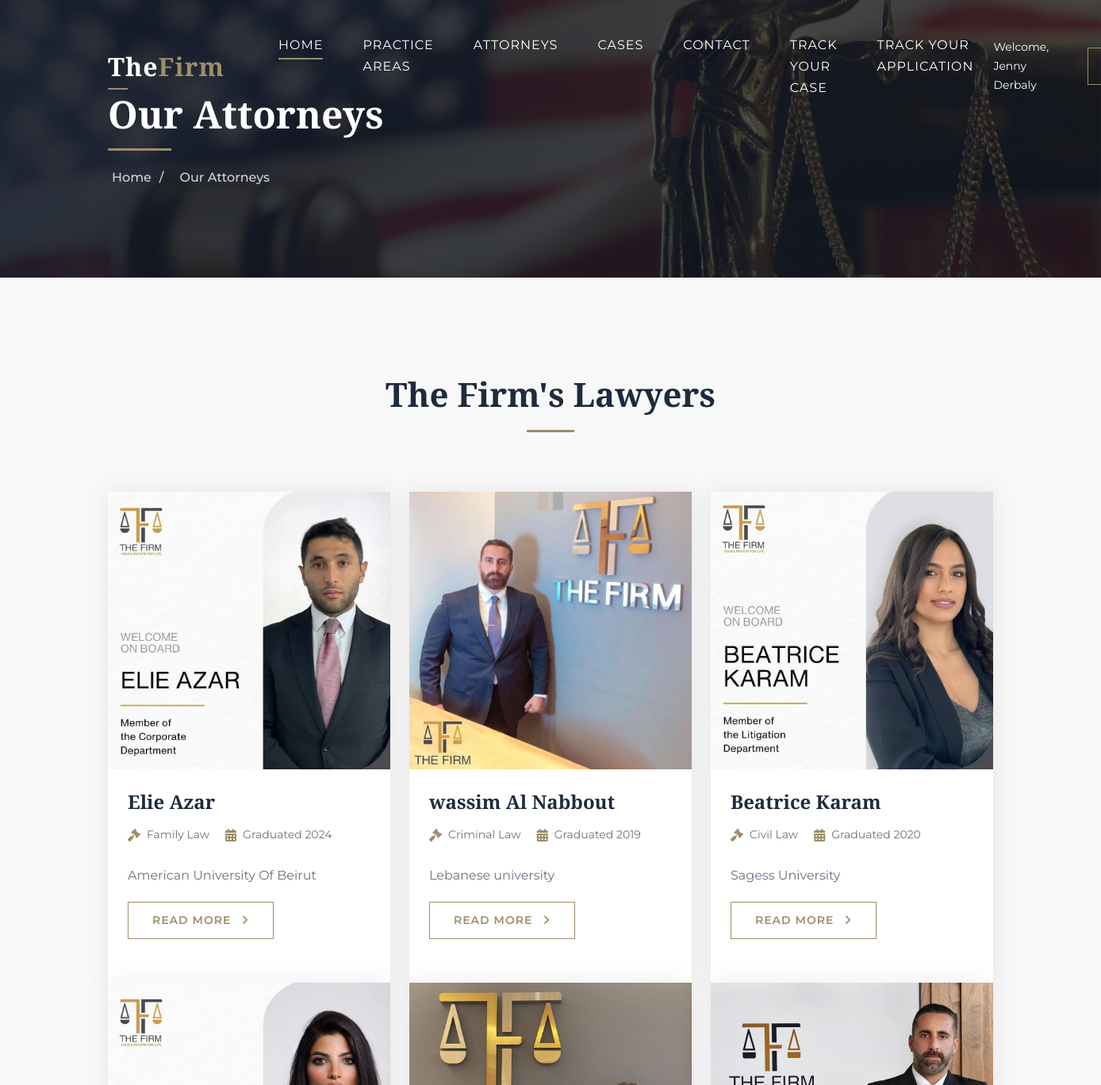
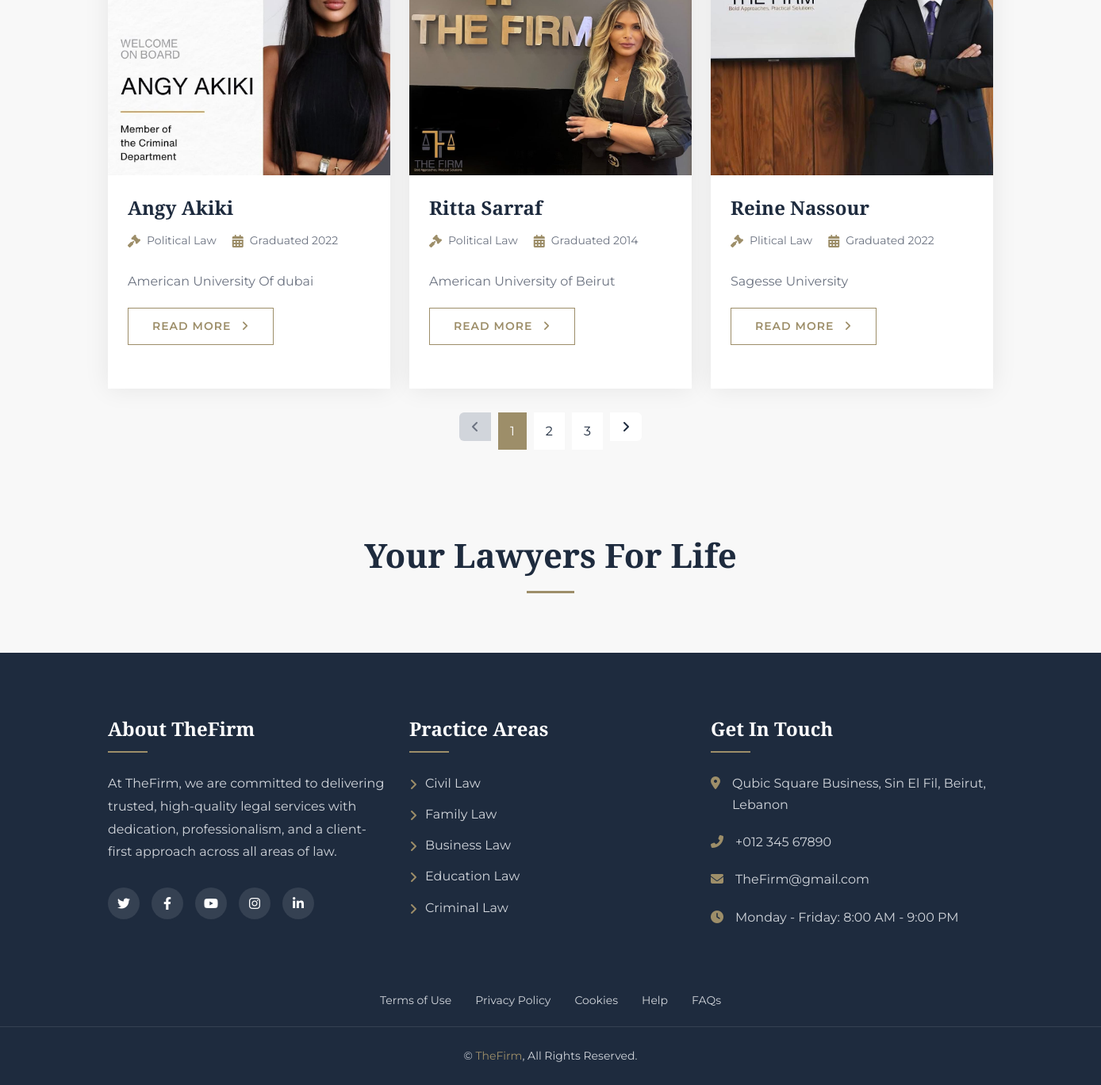
/att1.php (signed in), run on the app's committed database (2 pictures, top to bottom).
### tables this page shows
CREATE TABLE `user` (
  `id` int(50) NOT NULL,
  `fname` varchar(255) NOT NULL,
  `lname` varchar(255) NOT NULL,
  `email` varchar(255) NOT NULL,
  `password` varchar(255) NOT NULL,
  `address` varchar(255) NOT NULL,
  `phonenum` int(9) NOT NULL,
  `image` varchar(255) NOT NULL,
  `role` int(1) NOT NULL,
  `status` enum('Unverified','Unrestricted','Restricted','') NOT NULL DEFAULT 'Unverified'
);

CREATE TABLE `attorneys` (
  `userid` int(50) NOT NULL,
  `description` varchar(255) NOT NULL,
  `specialized` varchar(255) NOT NULL
);

CREATE TABLE `cv` (
  `id` int(50) NOT NULL,
  `university` varchar(255) NOT NULL,
  `year` int(50) NOT NULL,
  `level` varchar(255) NOT NULL,
  `description` varchar(255) NOT NULL,
  `specialized` varchar(255) NOT NULL,
  `status` enum('Pending','Accepted','Rejected') NOT NULL DEFAULT 'Pending',
  `userid` int(50) NOT NULL
);

### att1.php (the view, shortened to what this page needs)
<?php
include 'header.php';
?>
<!DOCTYPE html>
<html lang="en">
<head>
    <link href="https://cdnjs.cloudflare.com/ajax/libs/font-awesome/6.4.0/css/all.min.css" rel="stylesheet">
    <link href="https://cdn.jsdelivr.net/npm/bootstrap@5.3.0-alpha3/dist/css/bootstrap.min.css" rel="stylesheet">
    <link href="lib/animate/animate.min.css" rel="stylesheet">
    <link href="lib/owlcarousel/assets/owl.carousel.min.css" rel="stylesheet">
    <link href="css/attorneystyle.css" rel="stylesheet">
    <link href="https://cdnjs.cloudflare.com/ajax/libs/font-awesome/6.4.0/css/all.min.css" rel="stylesheet">
</head>
<body>
    <div class="page-header">
        <div class="container">
            <div class="row">
                <div class="col-12">
                    <h2>Our Attorneys</h2>
                </div>
                <div class="col-12">
                    <div class="breadcrumb">
                        <a href="index.php">Home</a>
                        <a href="attorneys.php">Our Attorneys</a>
                    </div>
                </div>
            </div>
        </div>
    </div>
    <section class="attorneys-section">
        <div class="container">
            <div class="section-header">
                <h2>The Firm's Lawyers</h2>
            </div>
            <div class="row">
                <?php
                $sql = "SELECT * FROM user WHERE role=2";
                $res = $conn->query($sql);
                if ($res && $res->num_rows > 0) {
                    while ($row = $res->fetch_assoc()) {
                        $id = $row['id'];
                        $sql1 = "SELECT * FROM attorneys WHERE userid='$id'";
                        $res1 = $conn->query($sql1);
                        $specializationText = "";
                        if ($res1 && $res1->num_rows > 0) {
                            $row1 = $res1->fetch_assoc();
                            $specializationText = $row1['specialized'];
                        }
                        $sql2 = "SELECT * FROM cv WHERE userid='$id'";
                        $res2 = $conn->query($sql2);
                        $graduationYear = "";
                        $university = "";
                        if ($res2 && $res2->num_rows > 0) {
                            $row2 = $res2->fetch_assoc();
                            $graduationYear = $row2['year'];
                            $university = $row2['university'];
                        }
                      ?>
                        <div class="col-lg-4 col-md-6">
                            <div class="attorney-card">
                                <div class="attorney-image">
                                    <img src="<?= htmlspecialchars($row['image']); ?>" alt="<?= htmlspecialchars($row['fname'] . ' ' . $row['lname']); ?>">
                                </div>
                                <div class="attorney-info" >
                                    <h3><?= htmlspecialchars($row['fname'] . ' ' . $row['lname']); ?></h3>
                                    <div class="attorney-meta">
                                        <?php if (!empty($specializationText)) { ?>
                                            <div class="attorney-meta-item">
                                                <i class="fas fa-gavel"></i>
                                                <p><?= htmlspecialchars($specializationText); ?> Law</p>
                                            </div>
                                        <?php } ?>
                                        <?php if (!empty($graduationYear)) { ?>
                                            <div class="attorney-meta-item">
                                                <i class="fas fa-calendar-alt"></i>
                                                <p>Graduated <?= htmlspecialchars($graduationYear); ?></p>
                                            </div>
                                        <?php } ?>
                                    </div>
                                    <?php if (!empty($university)) { ?>
                                        <p class="attorney-text"><?= htmlspecialchars($university); ?></p>
                                    <?php } ?>
                                    <a class="btn btn-outline" href="#" data-bs-toggle="modal" data-bs-target="#attorneyModal<?= $id; ?>">
                                        Read More <i class="fas fa-angle-right ms-2"></i>
                                    </a>
                                </div>
                            </div>
                        </div>
                <?php
                    }
                } else {
                    echo '<div class="col-12"><p class="text-center">No attorneys found.</p></div>';
                }
                ?>
            </div>
            <?php if ($res && $res->num_rows > 3) { ?>
                <div class="row">
                    <div class="col-12">
                        <ul class="pagination justify-content-center">
                            <li class="page-item disabled"><a class="page-link" href="#"><i class="fas fa-angle-left"></i></a></li>
                            <li class="page-item active"><a class="page-link" href="#">1</a></li>
                            <li class="page-item"><a class="page-link" href="#">2</a></li>
                            <li class="page-item"><a class="page-link" href="#">3</a></li>
                            <li class="page-item"><a class="page-link" href="#"><i class="fas fa-angle-right"></i></a></li>
                        </ul>
                    </div>
                </div>
            <?php } ?>
        </div>
    </section>
    <div class="section-header">
                <h2>Your Lawyers For Life</h2>
            </div>
    <?php include 'footer.php'; ?>
</body>
</html>

### css/attorneystyle.css (style rules this page uses)
:root { --primary: #9d8e69; --primary-dark: #7d6e49; --primary-light: #d5cbb8; --secondary: #2e3b4e; --secondary-light: #4a5b6e; --secondary-dark: #1e2b3e; --accent: #a32c38; --light: #f8f8f8; --dark: #111827; --gray: #6b7280; --gray-light: #d1d5db; --white: #ffffff; --header-height: 90px; }
* { box-sizing: border-box; margin: 0; padding: 0; }
body { font-family: 'Montserrat', sans-serif; font-weight: 400; color: var(--secondary-dark); line-height: 1.7; overflow-x: hidden; background-color: var(--light); position: relative; }
h1, h2, h3, h4, h5, h6 { font-family: 'Cormorant', serif; font-weight: 700; line-height: 1.3; color: var(--secondary-dark); }
a { text-decoration: none; color: inherit; transition: all 0.3s ease; }
.page-header { position: relative; height: 350px; display: flex; align-items: center; background-image: url('img/carousel-1.jpg'); background-size: cover; background-position: center; margin-bottom: 60px; }
.page-header::before { content: ''; position: absolute; top: 0; left: 0; width: 100%; height: 100%; background: linear-gradient(to right, rgba(17, 24, 39, 0.9), rgba(17, 24, 39, 0.7)); z-index: 1; }
.page-header .container { position: relative; z-index: 2; }
.page-header h2 { font-size: 48px; color: var(--white); margin-bottom: 20px; position: relative; padding-bottom: 15px; }
.page-header h2::after { content: ''; position: absolute; width: 80px; height: 3px; background-color: var(--primary); bottom: 0; left: 0; }
.page-header .breadcrumb { display: flex; background: transparent; padding: 0; margin: 0; }
.page-header a { color: var(--gray-light); font-size: 16px; font-weight: 500; transition: all 0.3s; position: relative; padding: 0 5px; }
.page-header a:not(:last-child):after { content: '/'; margin: 0 10px; color: var(--gray-light); }
.attorneys-section { padding: 60px 0 90px; }
.section-header { margin-bottom: 50px; text-align: center; }
.section-header h2 { font-size: 42px; margin-bottom: 25px; position: relative; padding-bottom: 20px; display: inline-block; }
.section-header h2::after { content: ''; position: absolute; width: 60px; height: 3px; background-color: var(--primary); bottom: 0; left: 50%; transform: translateX(-50%); }
.attorney-card { position: relative; margin-bottom: 30px; box-shadow: 0 0 30px rgba(0, 0, 0, 0.08); overflow: hidden; background-color: var(--white); transition: all 0.3s; height: 100%; }
.attorney-image { position: relative; overflow: hidden; }
.attorney-image img { width: 100%; height: 350px; object-fit: cover; transition: all 0.5s; }
.attorney-info { padding: 25px; }
.attorney-info h3 { font-size: 24px; margin-bottom: 15px; }
.attorney-meta { display: flex; flex-wrap: wrap; margin-bottom: 15px; }
.attorney-meta-item { display: flex; align-items: center; margin-right: 20px; margin-bottom: 10px; }
.attorney-meta-item i { color: var(--primary); margin-right: 8px; font-size: 16px; }
.attorney-meta-item p { margin: 0; font-size: 14px; color: var(--gray); }
.attorney-text { margin-bottom: 20px; color: var(--gray); }
.btn { display: inline-block; padding: 12px 30px; border-radius: 0; font-weight: 600; font-size: 14px; letter-spacing: 1px; text-transform: uppercase; transition: all 0.3s ease; position: relative; overflow: hidden; z-index: 1; }
.btn::after { content: ''; position: absolute; bottom: 0; left: 0; width: 100%; height: 100%; z-index: -2; }
.btn::before { content: ''; position: absolute; bottom: 0; left: 0; width: 0%; height: 100%; transition: all 0.3s; z-index: -1; }
.btn-outline { color: var(--primary); background-color: transparent; border: 1px solid var(--primary); }
.btn-outline::after { background-color: transparent; }
.btn-outline::before { background-color: var(--primary); }
.pagination { margin-top: 30px; }
.page-item { margin: 0 5px; }
.page-link { border: none; color: var(--secondary-dark); padding: 10px 15px; border-radius: 0; transition: all 0.3s; }
.page-item.active .page-link, .page-link:hover { background-color: var(--primary); color: var(--white); }
.page-item.disabled .page-link { background-color: var(--gray-light); color: var(--gray); }

### att1.php (style rules this page uses)
.page-header { height: 350px; display: flex; align-items: center; justify-content: center; background-color: #f5f5f5; padding: 20px 0; }

### data on the page
user: image (picture), fname+lname "Elie Azar", attorneys.specialized "Family", cv.year "2024", cv.university "American University Of Beirut"
user: image (picture), fname+lname "wassim Al Nabbout", attorneys.specialized "Criminal", cv.year "2019", cv.university "Lebanese university"
user: image (picture), fname+lname "Beatrice Karam", attorneys.specialized "Civil", cv.year "2020", cv.university "Sagess University"
user: image (picture), fname+lname "Angy Akiki", attorneys.specialized "Political", cv.year "2022", cv.university "American University Of dubai"
user: image (picture), fname+lname "Ritta Sarraf", attorneys.specialized "Political", cv.year "2014", cv.university "American University of Beirut"
user: image (picture), fname+lname "Reine Nassour", attorneys.specialized "Plitical", cv.year "2022", cv.university "Sagesse University"

### other printed values
$_SESSION['user']['fullName'] "Jenny Derbaly"
